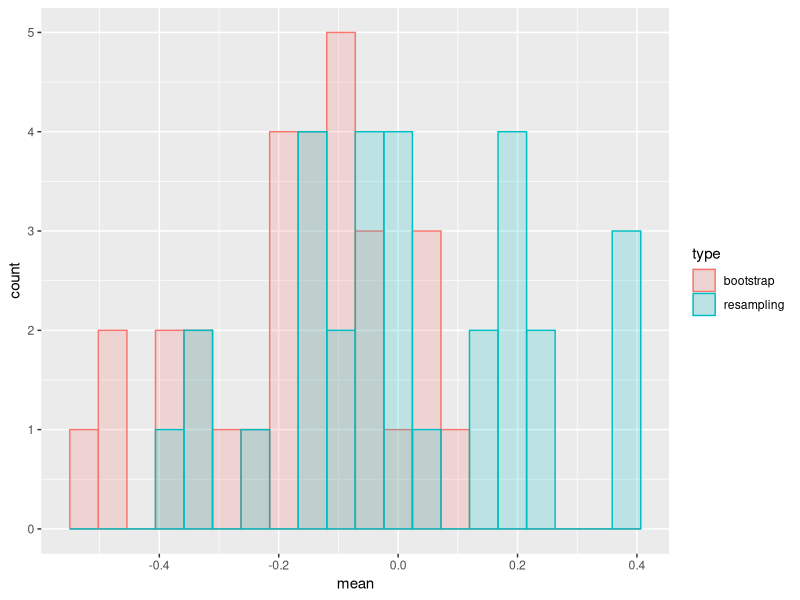

Write the R code that produced this figure.
library(purrr)
library(dplyr)
library(ggplot2)

# Selections
sel_statistic = "mean" # Not used yet
sel_n = 30
sel_num_samples = 30

## Normal
sel_distribution = "normal"
sel_mean = 0
sel_sd = 1

## Uniform
sel_min = 0
sel_max = 1

get_sample <- function(){
  if (sel_distribution == "normal") {
    new_sample <- rnorm(sel_n, sel_mean, sel_sd)
  } else if (sel_distribution == "uniform") {
    new_sample <- runif(sel_n, sel_min, sel_max)
  }
  return(new_sample)
}

resampling_samples <- data.frame(matrix(ncol = 1, nrow = sel_n))

# Set number of samples
# resampling samples
for (i in 1:sel_num_samples) {
  resampling_samples[[i]] <- get_sample()
}

# Bootstrap samples
bootstrap_samples <- data.frame(matrix(ncol = 1, nrow = sel_n))

for (i in 1:sel_num_samples) {
  bootstrap_samples[[i]] <- sample(resampling_samples[[1]], sel_n,
                                   replace = TRUE)
}

names(resampling_samples) <- NULL
resampling_statistics_df <- data.frame(mean = map_dbl(resampling_samples, mean),
                            sd= map_dbl(resampling_samples, sd),
                            median= map_dbl(resampling_samples, median)
                            )

names(bootstrap_samples) <- NULL
bootstrap_statistics_df <- data.frame(mean = map_dbl(bootstrap_samples, mean),
                                     sd = map_dbl(bootstrap_samples, sd),
                                     median = map_dbl(bootstrap_samples, median)
                                     )

statistics_df <- bind_rows("resampling" = resampling_statistics_df,
                           "bootstrap" = bootstrap_statistics_df, .id = "type")

statistics_df %>%
  rename_with(~ gsub(sel_statistic, "target", .x)) %>%
  ggplot(aes(target, color = type, fill=type)) +
         geom_histogram(alpha = 0.2, position = "identity", bins = 20) +
         labs(x=sel_statistic)
